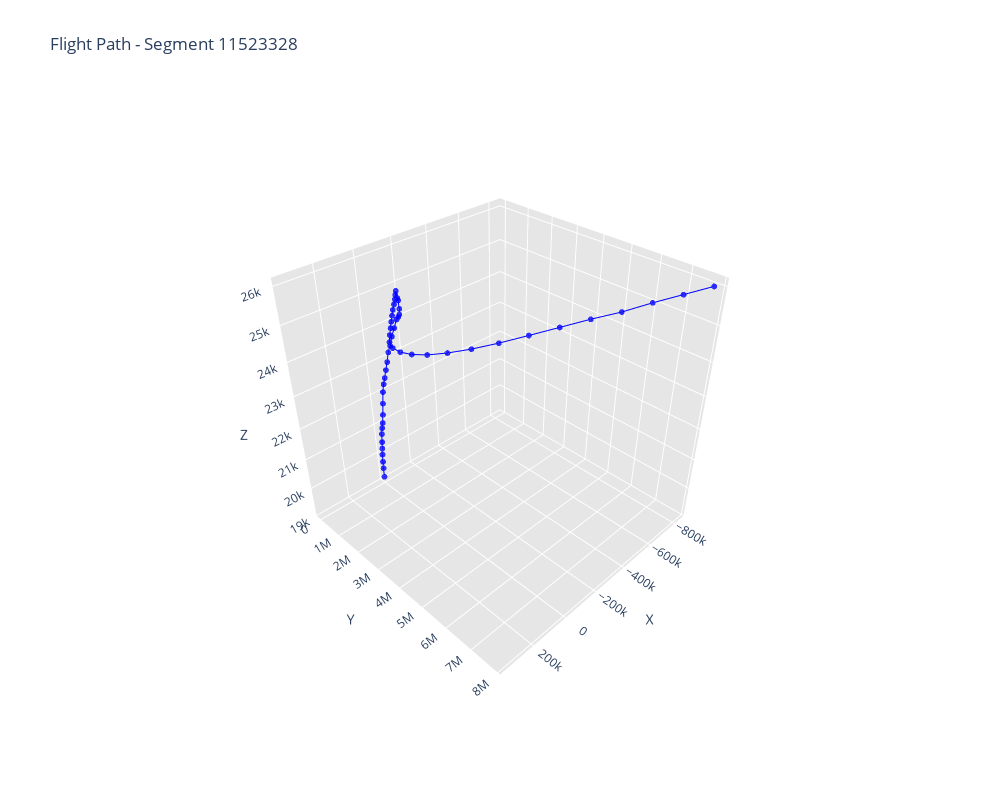

Notebook cell for this chart:
### Code cell
import pandas as pd
import plotly.graph_objects as go
from plotly.subplots import make_subplots
import plotly.io as pio

# Get the first segment_id
first_segment = trajectories['segment_id'].unique()[0]

# Filter data for first segment
segment_data = trajectories[trajectories['segment_id'] == first_segment]

# Create the 3D scatter plot
fig = go.Figure(data=[go.Scatter3d(
    x=segment_data['x'],
    y=segment_data['y'],
    z=segment_data['z'],
    mode='lines+markers',
    line=dict(
        width=2,
        color='blue'
    ),
    marker=dict(
        size=2,
        color='blue',
        opacity=0.8  # Added some transparency
    )
)])

# Update layout for better visualization
fig.update_layout(
    title=f'Flight Path - Segment {first_segment}',
    scene=dict(
        camera=dict(
            up=dict(x=0, y=0, z=1),
            center=dict(x=0, y=0, z=0),
            eye=dict(x=1.5, y=1.5, z=1.5)  # Adjusted camera position
        ),
        aspectmode='cube',  # Forces a cubic aspect ratio
        xaxis=dict(
            title='X',
            showbackground=True,
            backgroundcolor='rgb(230, 230,230)'
        ),
        yaxis=dict(
            title='Y',
            showbackground=True,
            backgroundcolor='rgb(230, 230,230)'
        ),
        zaxis=dict(
            title='Z',
            showbackground=True,
            backgroundcolor='rgb(230, 230,230)'
        )
    ),
    width=1000,
    height=800
)

# Display interactive plot
fig.show()

# Save static version for GitHub
pio.write_image(fig, "flight_path.png")

# Optional: Print the range of values for each axis to check scale
print(f"X range: {segment_data['x'].min():.2f} to {segment_data['x'].max():.2f}")
print(f"Y range: {segment_data['y'].min():.2f} to {segment_data['y'].max():.2f}")
print(f"Z range: {segment_data['z'].min():.2f} to {segment_data['z'].max():.2f}")

### Figure 1 — Plotly figure (JSON) as saved in the notebook; plotly's stock layout.template omitted (floating-point values rounded to 4 significant figures)
{"data": [{"line": {"color": "blue", "width": 2}, "marker": {"color": "blue", "opacity": 0.8, "size": 2}, "mode": "lines+markers", "type": "scatter3d", "x": [0.0, 37.21, 34.73, 7.504e-13, -314.2, -320.9, -593.4, -1085.0, -2046.0, -2373.0, -2942.0, -2956.0, -3740.0, -4904.0, -6470.0, -7487.0, -8208.0, -9566.0, -11190.0, -13970.0, -16010.0, -12120.0, -3092.0, 10690.0, 29080.0, 50200.0, 72500.0, 95830.0, 120800.0, 148800.0, 179700.0, 209700.0, 240900.0, 272000.0, 305300.0, 337100.0, 353700.0, 352700.0, 335000.0, 300000.0, 243400.0, 168600.0, 74090.0, -38600.0, -158900.0, -284700.0, -416600.0, -552100.0, -692700.0, -838800.0], "y": [0.0, 5492.0, 17460.0, 35240.0, 60530.0, 92750.0, 130700.0, 176700.0, 231100.0, 291100.0, 354900.0, 421500.0, 495000.0, 577100.0, 665800.0, 761000.0, 861300.0, 970600.0, 1085000.0, 1207000.0, 1335000.0, 1467000.0, 1603000.0, 1744000.0, 1890000.0, 2046000.0, 2209000.0, 2385000.0, 2572000.0, 2772000.0, 2981000.0, 3200000.0, 3428000.0, 3665000.0, 3912000.0, 4167000.0, 4425000.0, 4684000.0, 4943000.0, 5202000.0, 5457000.0, 5710000.0, 5957000.0, 6198000.0, 6449000.0, 6709000.0, 6977000.0, 7255000.0, 7540000.0, 7835000.0], "z": [19200.0, 19520.0, 19780.0, 20050.0, 20280.0, 20520.0, 20820.0, 21050.0, 21250.0, 21550.0, 21950.0, 22350.0, 22620.0, 22850.0, 23120.0, 23400.0, 23720.0, 23950.0, 24250.0, 24520.0, 24800.0, 24920.0, 25050.0, 25280.0, 25580.0, 25720.0, 26000.0, 26000.0, 26000.0, 26000.0, 26000.0, 26000.0, 26000.0, 26000.0, 26000.0, 26000.0, 26000.0, 26000.0, 26000.0, 26000.0, 26000.0, 26000.0, 26000.0, 26000.0, 26000.0, 26000.0, 25980.0, 26000.0, 26000.0, 26000.0]}], "layout": {"height": 800, "scene": {"aspectmode": "cube", "camera": {"center": {"x": 0, "y": 0, "z": 0}, "eye": {"x": 1.5, "y": 1.5, "z": 1.5}, "up": {"x": 0, "y": 0, "z": 1}}, "xaxis": {"backgroundcolor": "rgb(230, 230,230)", "showbackground": true, "title": {"text": "X"}}, "yaxis": {"backgroundcolor": "rgb(230, 230,230)", "showbackground": true, "title": {"text": "Y"}}, "zaxis": {"backgroundcolor": "rgb(230, 230,230)", "showbackground": true, "title": {"text": "Z"}}}, "title": {"text": "Flight Path - Segment 11523328"}, "width": 1000}}
